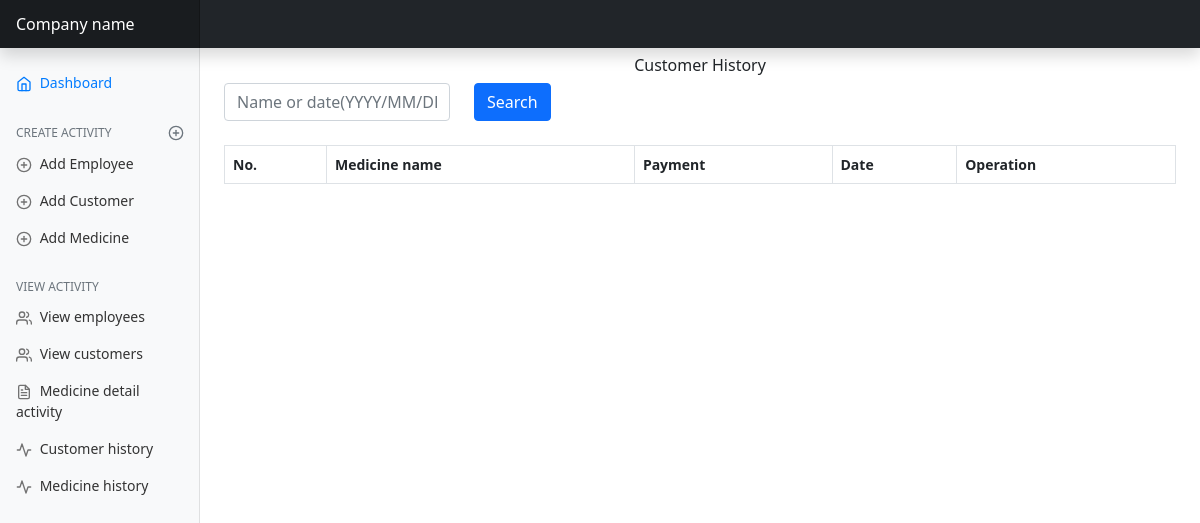
Before: /customer-histories/ with the older database file.
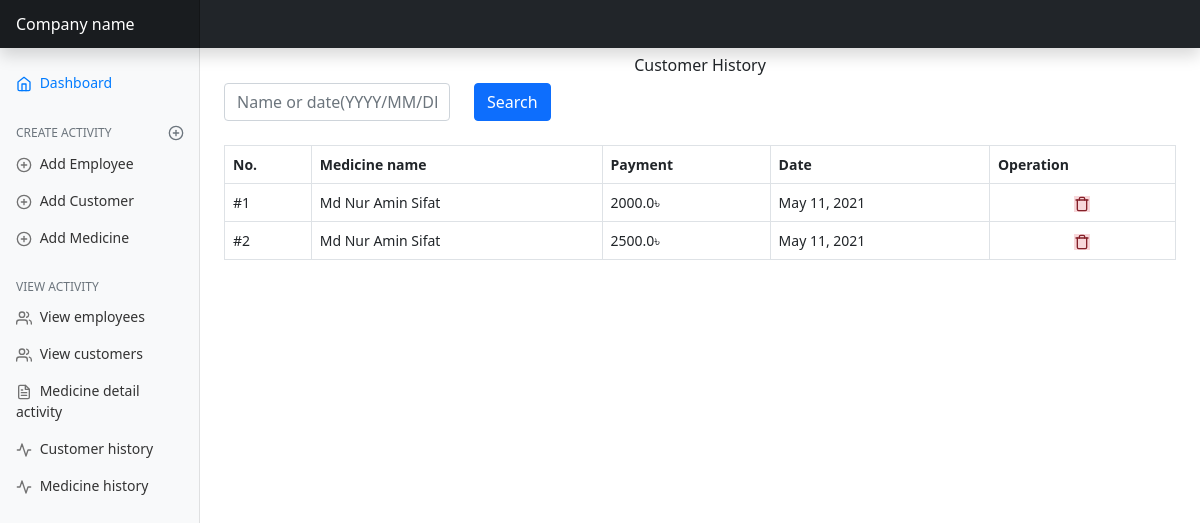
After: the same page with the newer database file.
### mainApp/models.py (models this page shows, shortened)
class CustomerHistory(models.Model):
    name = models.ForeignKey(Customer, on_delete=models.SET_NULL, blank=True, null=True)
    payment = models.FloatField(default=0.0)
    created_at = models.DateField(auto_now_add=True)
    class Meta:
        ordering = ('created_at',)
        verbose_name_plural = "Customers Histories"

class Customer(models.Model):
    customer_name = models.CharField(max_length=255)
    address = models.CharField(max_length=255)
    phone_number = models.CharField(max_length=15)
    medicine_price = models.FloatField()
    payment = models.FloatField(blank=True, default=0.0, null=True)
    payment_at_a_time = models.FloatField(default=0)
    created_at = models.DateField(auto_now_add=True)
    class Meta:
        ordering = ('-created_at',)
    def __str__(self):
        return self.customer_name

### mainApp/views.py (the view)
# urls.py: path('customer-histories/', views.CustomerHistoryView.as_view(), name='customer-histories'),
class CustomerHistoryView(View):
    def get(self, request):
        history = CustomerHistory.objects.all()
        search = request.GET.get('q')
        if search:
            history = MedicineHistory.objects.filter(
                Q(created_at__icontains=search) | Q(name__customer_name__iscontains=search)
            ).distinct()
        page = request.GET.get('page', 1)
        paginator = Paginator(history, per_page=5)
        try:
            all_history = paginator.page(page)
        except PageNotAnInteger as e:
            all_history = paginator.page(1)
        except EmptyPage:
            all_history = Paginator.page(paginator.num_pages)
        print("Alll histories", all_history)
        return render(request, 'customer/customer_history.html', {
            'histories': all_history,
        })

### mainApp/templates/customer/customer_history.html (shortened to what this page needs)
{% extends 'base.html' %}
{% block content %}
    <h6 class="text-center mt-2">Customer History</h6>
    <div class="col-lg-6 col-md-6 col-sm-12 text-center mb-4 align-items-center">
        <form class="row mb-4" method="GET">
            <div class="col-md-6">
                <input type="text" name="q" class="form-control" placeholder="Name or date(YYYY/MM/DD)"
                       aria-label="First name">
            </div>
            <div class="col-md-2">
                <input type="submit" class="btn btn-primary" VALUE="Search"/>
            </div>
        </form>
    </div>
    <table id="example" class="table table-bordered" style="width:100%">
        <thead>
        <tr>
            <th>No.</th>
            <th>Medicine name</th>
            <th>Payment</th>
            <th>Date</th>
            <th>Operation</th>
        </tr>
        </thead>
        <tbody id="tbody">
        {% for history in histories %}
            <tr>
                <td>#{{ forloop.counter }}</td>
                <td>{{ history.name }}</td>
                <td>{{ history.payment }}৳</td>
                <td>{{ history.created_at }}</td>
                <td style="text-align: center">
                    <a href="{% url 'customer-histories-delete' history.id %}">
                        <span class="alert-danger" data-feather="trash"></span>
                    </a>
                </td>
            </tr>
        {% endfor %}
        </tbody>
    </table>
{% endblock content %}

Changed rows visible on the page:
added CustomerHistory: name "Md Nur Amin Sifat", payment "2000.0", created_at "May 11, 2021"
added CustomerHistory: name "Md Nur Amin Sifat", payment "2500.0", created_at "May 11, 2021"
